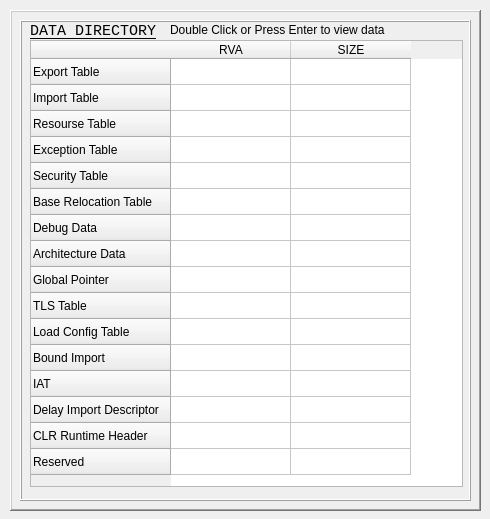
<?xml version="1.0" encoding="UTF-8"?>
<ui version="4.0">
 <class>QtGuiPE_DataDirectoryClass</class>
 <widget class="QWidget" name="QtGuiPE_DataDirectoryClass">
  <property name="geometry">
   <rect>
    <x>0</x>
    <y>0</y>
    <width>490</width>
    <height>519</height>
   </rect>
  </property>
  <property name="mouseTracking">
   <bool>true</bool>
  </property>
  <property name="windowTitle">
   <string>QtGuiPE_DataDirectory</string>
  </property>
  <widget class="QFrame" name="frame">
   <property name="geometry">
    <rect>
     <x>10</x>
     <y>10</y>
     <width>471</width>
     <height>501</height>
    </rect>
   </property>
   <property name="frameShape">
    <enum>QFrame::WinPanel</enum>
   </property>
   <property name="frameShadow">
    <enum>QFrame::Raised</enum>
   </property>
   <widget class="QFrame" name="frame_2">
    <property name="geometry">
     <rect>
      <x>10</x>
      <y>10</y>
      <width>451</width>
      <height>481</height>
     </rect>
    </property>
    <property name="frameShape">
     <enum>QFrame::Box</enum>
    </property>
    <property name="frameShadow">
     <enum>QFrame::Raised</enum>
    </property>
    <widget class="QLabel" name="label">
     <property name="geometry">
      <rect>
       <x>10</x>
       <y>0</y>
       <width>131</width>
       <height>21</height>
      </rect>
     </property>
     <property name="font">
      <font>
       <family>Lucida Console</family>
       <pointsize>11</pointsize>
       <underline>true</underline>
      </font>
     </property>
     <property name="text">
      <string>DATA DIRECTORY</string>
     </property>
    </widget>
    <widget class="QTableWidget" name="tableWidget">
     <property name="enabled">
      <bool>true</bool>
     </property>
     <property name="geometry">
      <rect>
       <x>10</x>
       <y>20</y>
       <width>433</width>
       <height>447</height>
      </rect>
     </property>
     <property name="minimumSize">
      <size>
       <width>433</width>
       <height>447</height>
      </size>
     </property>
     <property name="maximumSize">
      <size>
       <width>553</width>
       <height>447</height>
      </size>
     </property>
     <property name="baseSize">
      <size>
       <width>0</width>
       <height>0</height>
      </size>
     </property>
     <property name="verticalScrollBarPolicy">
      <enum>Qt::ScrollBarAlwaysOff</enum>
     </property>
     <property name="horizontalScrollBarPolicy">
      <enum>Qt::ScrollBarAsNeeded</enum>
     </property>
     <property name="sizeAdjustPolicy">
      <enum>QAbstractScrollArea::AdjustIgnored</enum>
     </property>
     <property name="autoScroll">
      <bool>true</bool>
     </property>
     <property name="autoScrollMargin">
      <number>11</number>
     </property>
     <property name="editTriggers">
      <set>QAbstractItemView::NoEditTriggers</set>
     </property>
     <property name="alternatingRowColors">
      <bool>false</bool>
     </property>
     <property name="selectionBehavior">
      <enum>QAbstractItemView::SelectRows</enum>
     </property>
     <property name="iconSize">
      <size>
       <width>0</width>
       <height>0</height>
      </size>
     </property>
     <property name="verticalScrollMode">
      <enum>QAbstractItemView::ScrollPerPixel</enum>
     </property>
     <property name="horizontalScrollMode">
      <enum>QAbstractItemView::ScrollPerPixel</enum>
     </property>
     <property name="showGrid">
      <bool>true</bool>
     </property>
     <property name="gridStyle">
      <enum>Qt::SolidLine</enum>
     </property>
     <property name="sortingEnabled">
      <bool>false</bool>
     </property>
     <property name="wordWrap">
      <bool>true</bool>
     </property>
     <property name="cornerButtonEnabled">
      <bool>true</bool>
     </property>
     <attribute name="horizontalHeaderCascadingSectionResizes">
      <bool>false</bool>
     </attribute>
     <attribute name="horizontalHeaderDefaultSectionSize">
      <number>120</number>
     </attribute>
     <attribute name="horizontalHeaderHighlightSections">
      <bool>true</bool>
     </attribute>
     <attribute name="horizontalHeaderMinimumSectionSize">
      <number>120</number>
     </attribute>
     <attribute name="horizontalHeaderShowSortIndicator" stdset="0">
      <bool>false</bool>
     </attribute>
     <attribute name="horizontalHeaderStretchLastSection">
      <bool>false</bool>
     </attribute>
     <attribute name="verticalHeaderDefaultSectionSize">
      <number>26</number>
     </attribute>
     <attribute name="verticalHeaderMinimumSectionSize">
      <number>26</number>
     </attribute>
     <attribute name="verticalHeaderStretchLastSection">
      <bool>false</bool>
     </attribute>
     <row>
      <property name="text">
       <string>Export Table</string>
      </property>
     </row>
     <row>
      <property name="text">
       <string>Import Table</string>
      </property>
     </row>
     <row>
      <property name="text">
       <string>Resourse Table</string>
      </property>
     </row>
     <row>
      <property name="text">
       <string>Exception Table</string>
      </property>
     </row>
     <row>
      <property name="text">
       <string>Security Table</string>
      </property>
     </row>
     <row>
      <property name="text">
       <string>Base Relocation Table</string>
      </property>
     </row>
     <row>
      <property name="text">
       <string>Debug Data</string>
      </property>
     </row>
     <row>
      <property name="text">
       <string>Architecture Data</string>
      </property>
     </row>
     <row>
      <property name="text">
       <string>Global Pointer</string>
      </property>
     </row>
     <row>
      <property name="text">
       <string>TLS Table</string>
      </property>
     </row>
     <row>
      <property name="text">
       <string>Load Config Table</string>
      </property>
     </row>
     <row>
      <property name="text">
       <string>Bound Import</string>
      </property>
     </row>
     <row>
      <property name="text">
       <string>IAT</string>
      </property>
     </row>
     <row>
      <property name="text">
       <string>Delay Import Descriptor</string>
      </property>
     </row>
     <row>
      <property name="text">
       <string>CLR Runtime Header</string>
      </property>
     </row>
     <row>
      <property name="text">
       <string>Reserved</string>
      </property>
     </row>
     <column>
      <property name="text">
       <string>RVA</string>
      </property>
     </column>
     <column>
      <property name="text">
       <string>SIZE</string>
      </property>
     </column>
    </widget>
    <widget class="QLabel" name="label_2">
     <property name="geometry">
      <rect>
       <x>150</x>
       <y>0</y>
       <width>271</width>
       <height>20</height>
      </rect>
     </property>
     <property name="font">
      <font>
       <pointsize>9</pointsize>
      </font>
     </property>
     <property name="text">
      <string>Double Click or Press Enter to view data</string>
     </property>
    </widget>
   </widget>
  </widget>
 </widget>
 <layoutdefault spacing="6" margin="11"/>
 <resources>
  <include location="QtGuiPE_DataDirectory.qrc"/>
 </resources>
 <connections/>
</ui>
